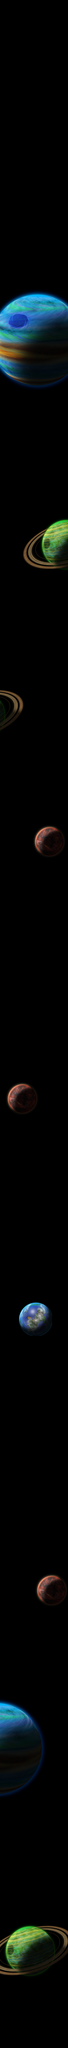

Below is a game level as drawn by its tile map, then a one-line description and the .tmx that defines it (tile-layer data replaced by summaries):
An orthogonal 30x900 tile map with 32x32 px tiles, 2 tile layers (Background, Planet), 5 tilesets.

<map version="1.0" orientation="orthogonal" renderorder="right-down" width="30" height="900" tilewidth="32" tileheight="32" nextobjectid="1">
 <tileset firstgid="1" name="planet_19" tilewidth="32" tileheight="32" tilecount="1600">
  <image source="planet_19.png" trans="22b14c" width="1300" height="1300" />
 </tileset>
 <tileset firstgid="1601" name="planet_18" tilewidth="32" tileheight="32" tilecount="2116">
  <image source="planet_18.png" trans="22b14c" width="1500" height="1500" />
 </tileset>
 <tileset firstgid="3717" name="planet_28" tilewidth="32" tileheight="32" tilecount="225">
  <image source="planet_28.png" trans="22b14c" width="500" height="500" />
 </tileset>
 <tileset firstgid="3942" name="planet_21" tilewidth="32" tileheight="32" tilecount="225">
  <image source="planet_21.png" trans="22b14c" width="500" height="500" />
 </tileset>
 <tileset firstgid="4167" name="level_two_tileset_paint_fuel" tilewidth="32" tileheight="32" tilecount="504">
  <image source="level_two_tileset_paint_fuel.png" trans="22b14c" width="902" height="597" />
 </tileset>
 <layer name="Background" width="30" height="900">
  <data>[27000 cells, 27000 non-empty, 1 distinct tile ids]</data>
 </layer>
 <layer name="Planet" width="30" height="900">
  <data>[27000 cells, 5185 non-empty, 3657 distinct tile ids]</data>
 </layer>
</map>
